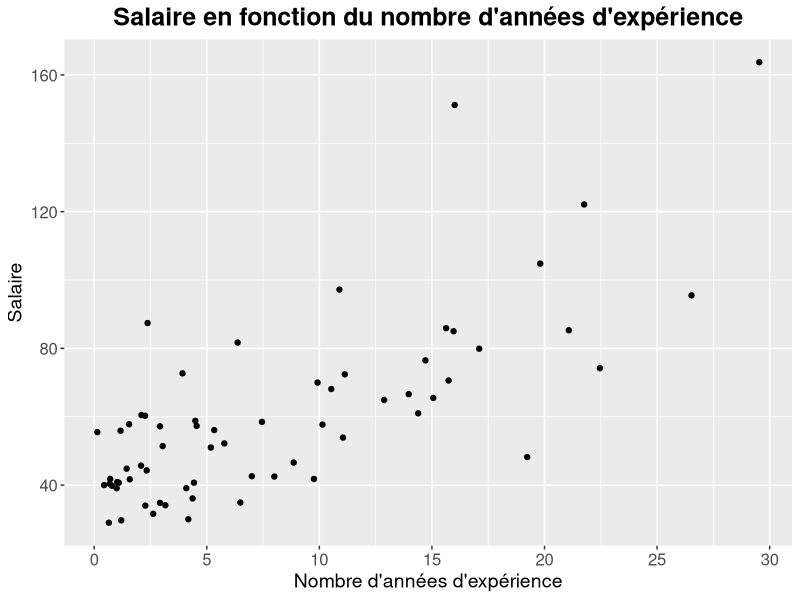
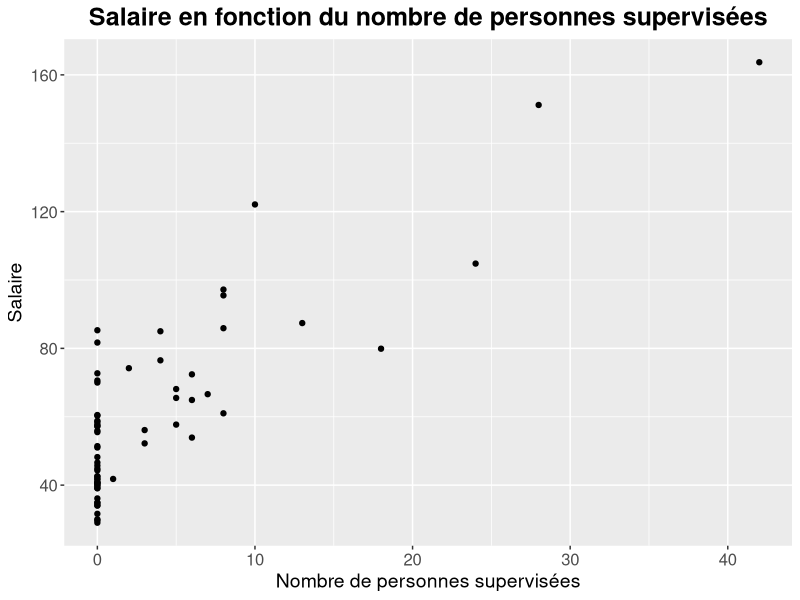
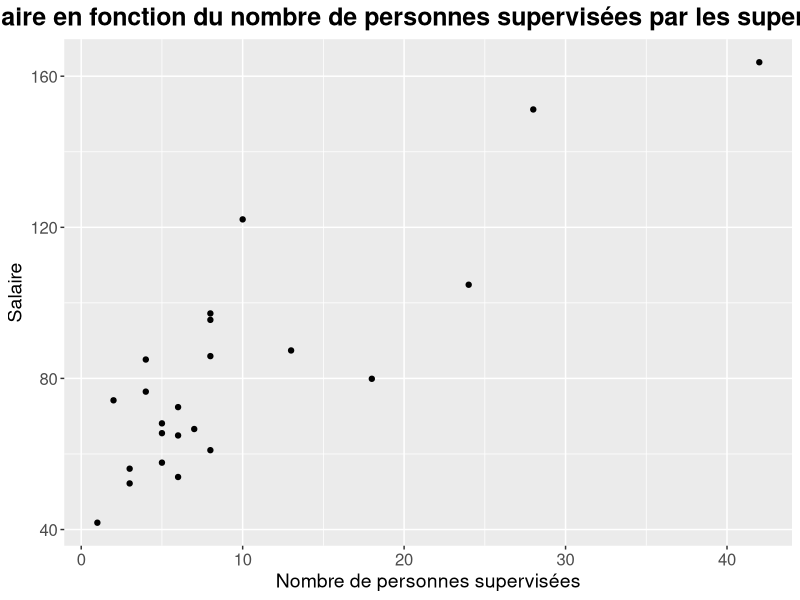
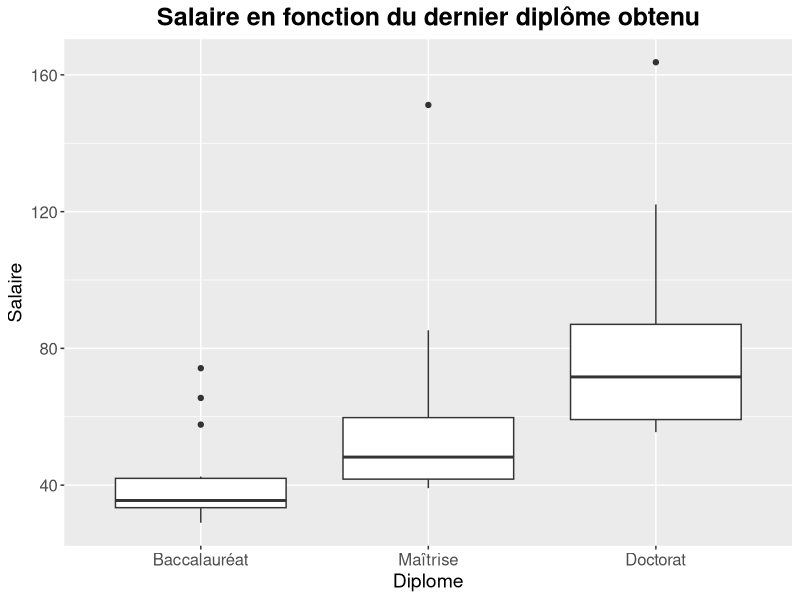
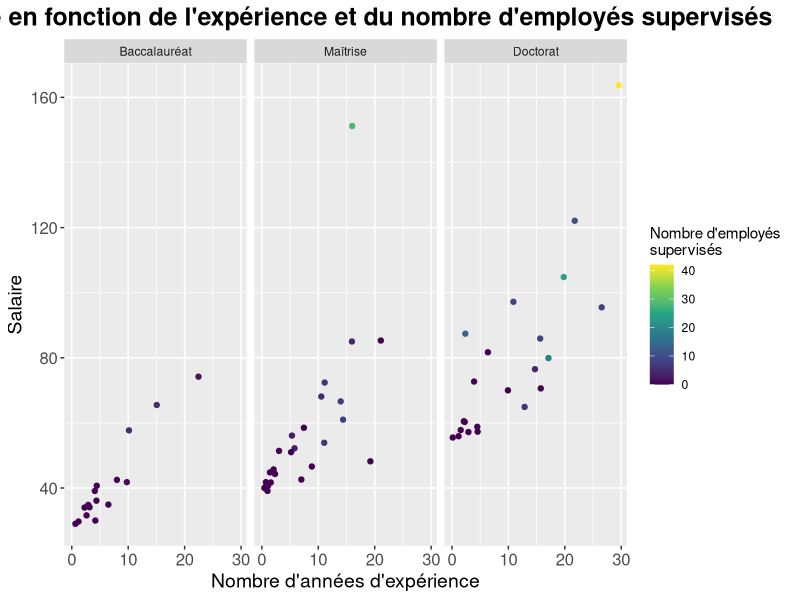
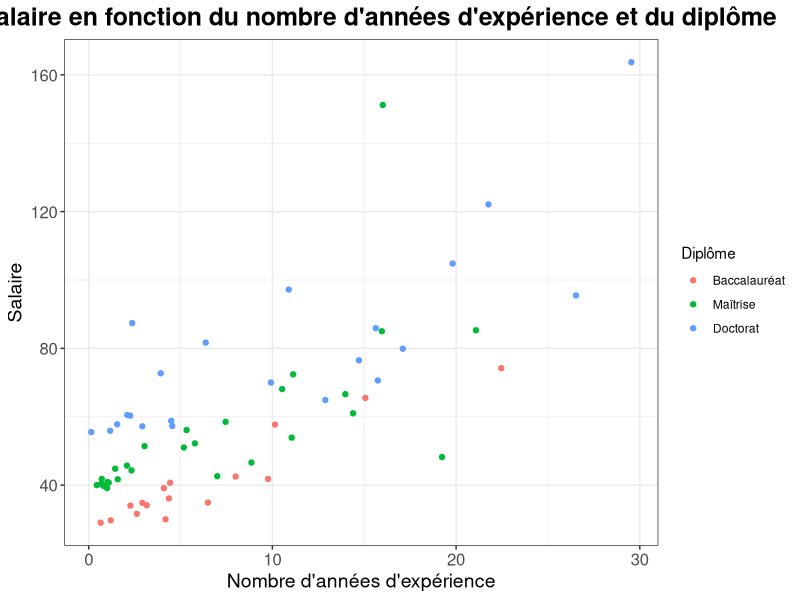
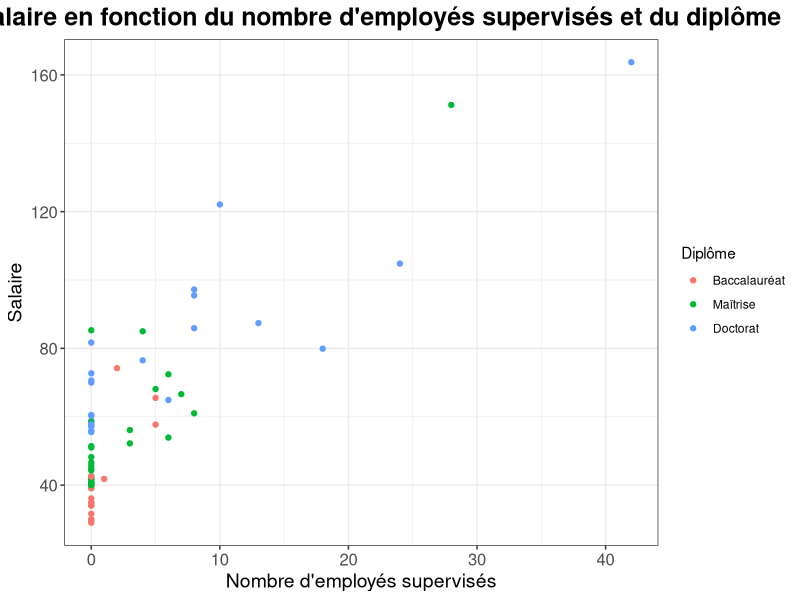
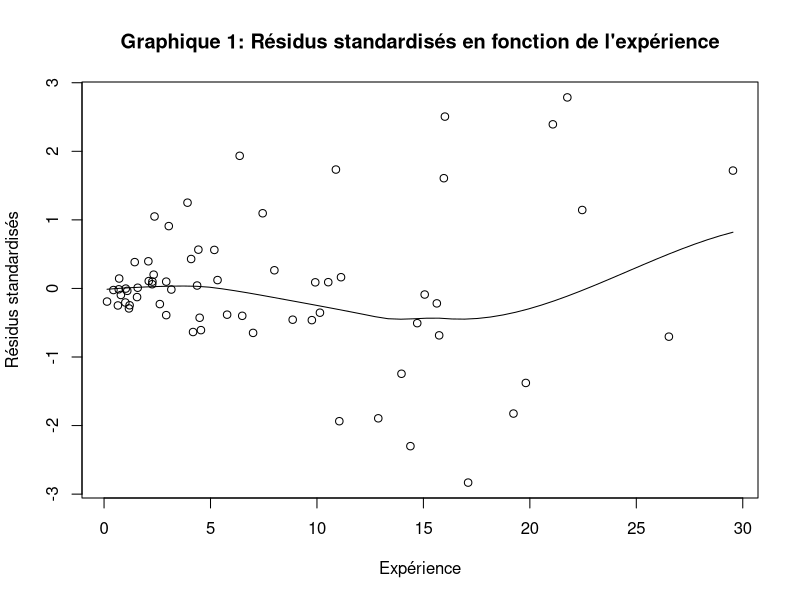

Source code (R) for these figures, in order:
## ---- chunk 1
knitr::opts_chunk$set(echo = TRUE, warning = FALSE, message = FALSE)
library(ggplot2)
library(car)
## ---- chunk 2
Salary <- read.table("data/salaires.txt")
names(Salary) <- c("salaire", "diplome", "experience", "nombre")
Salary <- Salary[Salary$salaire!="salaire",]
Salary$salaire <- as.numeric(Salary$salaire)
Salary$diplome <- as.numeric(Salary$diplome)
Salary$experience <- as.numeric(Salary$experience)
Salary$nombre <- as.numeric(Salary$nombre)
## ---- chunk 3
ggplot(data=Salary) +
  geom_point(mapping=aes(x = experience, y = salaire)) +
  scale_x_continuous(n.breaks = 6) +
  scale_y_continuous(n.breaks = 5) +
  labs(title = "Salaire en fonction du nombre d'années d'expérience", x = "Nombre d'années d'expérience", y = "Salaire") +
  theme(
    plot.title = element_text(hjust = 0.5, size = 18, face = "bold"),
    axis.title = element_text(size = 14),
    axis.text = element_text(size = 12)
  )
## ---- chunk 4
ggplot(data=Salary) +
  geom_point(mapping=aes(x = nombre, y = salaire)) +
  scale_x_continuous(n.breaks = 6) +
  scale_y_continuous(n.breaks = 5) +
  labs(title = "Salaire en fonction du nombre de personnes supervisées", x = "Nombre de personnes supervisées", y = "Salaire") +
  theme(
    plot.title = element_text(hjust = 0.5, size = 18, face = "bold"),
    axis.title = element_text(size = 14),
    axis.text = element_text(size = 12)
  )
## ---- chunk 5
ggplot(data=Salary[Salary$nombre != 0, ]) +
  geom_point(mapping=aes(x = nombre, y = salaire)) +
  scale_x_continuous(n.breaks = 6) +
  scale_y_continuous(n.breaks = 5) +
  labs(title = "Salaire en fonction du nombre de personnes supervisées par les superviseurs", x = "Nombre de personnes supervisées", y = "Salaire") +
  theme(
    plot.title = element_text(hjust = 0.5, size = 18, face = "bold"),
    axis.title = element_text(size = 14),
    axis.text = element_text(size = 12)
  )
## ---- chunk 6
ggplot(data = Salary) + 
  geom_boxplot(mapping = aes(x = factor(diplome, labels = c("Baccalauréat", "Maîtrise", "Doctorat")), y = salaire)) +
  labs(
    title = "Salaire en fonction du dernier diplôme obtenu",
    x = "Diplome",
    y = "Salaire"
  ) +
  theme(
    plot.title = element_text(hjust = 0.5, size = 18, face = "bold"),
    axis.title = element_text(size = 14),
    axis.text = element_text(size = 12)
  )
## ---- chunk 7
ggplot(data = Salary) + 
  geom_point(mapping = aes(
    x = experience, 
    y = salaire, 
    colour = nombre
  )) +
  labs(
    title = "Salaire en fonction de l'expérience et du nombre d'employés supervisés",
    x = "Nombre d'années d'expérience",
    y = "Salaire",
    colour = "Nombre d'employés \nsupervisés"
  ) + scale_colour_viridis_c() +
  facet_wrap(facets =~ factor(diplome, labels = c("Baccalauréat", "Maîtrise", "Doctorat"))) +
  theme(
    plot.title = element_text(hjust = 0.5, size = 18, face = "bold"),
    axis.title = element_text(size = 14),
    axis.text = element_text(size = 12)
  )
## ---- chunk 8
ggplot(data = Salary, aes(x = experience, y = salaire, color = factor(diplome, labels = c("Baccalauréat", "Maîtrise", "Doctorat")))) +
  geom_point() + theme_bw() + labs(title="Le salaire en fonction du nombre d'années d'expérience et du diplôme", x="Nombre d'années d'expérience", y="Salaire", color = "Diplôme") +
  theme(
    plot.title = element_text(hjust = 0.5, size = 18, face = "bold"),
    axis.title = element_text(size = 14),
    axis.text = element_text(size = 12)
  )
## ---- chunk 9
ggplot(data = Salary, aes(x = nombre, y = salaire, color = factor(diplome, labels = c("Baccalauréat", "Maîtrise", "Doctorat")))) +
  geom_point() + theme_bw() + labs(title="Le salaire en fonction du nombre d'employés supervisés et du diplôme", x="Nombre d'employés supervisés", y="Salaire", color = "Diplôme") +
  theme(
    plot.title = element_text(hjust = 0.5, size = 18, face = "bold"),
    axis.title = element_text(size = 14),
    axis.text = element_text(size = 12)
  )
## ---- chunk 10
best_modele <- lm(salaire ~ factor(diplome) + experience + nombre + nombre:factor(diplome), data = Salary)
summary(best_modele)
## ---- chunk 11
Salary$supervision <- ifelse(test = Salary$nombre > 0, yes = 1, no = 0)
best_modele_supervision <- lm(salaire ~ experience+factor(supervision)+factor(diplome)+factor(supervision):experience, data=Salary)
summary(best_modele_supervision)
## ---- chunk 12
residus_stand <- rstandard(best_modele)
residus_studen <- rstudent(best_modele)
scatter.smooth(residus_stand ~ Salary$experience, xlab = "Expérience", ylab = "Résidus standardisés", main = "Graphique 1: Résidus standardisés en fonction de l'expérience")
boxplot(residus_stand ~ factor(Salary$diplome),
        xlab = "Diplôme",
        ylab = "Résidus standardisés",
        main = "Graphique 2 : Résidus standardisés en fonction du diplôme")

scatter.smooth(residus_stand ~ Salary$nombre, xlab = "Nombre d'employés supervisés", ylab = "Résidus standardisés", main = "Graphique 3: Résidus standardisés en fonction du nombre d'employés supervisés")
## ---- chunk 13
scatter.smooth(residus_stand ~ Salary$salaire, xlab = "Salaire", ylab = "Résidus standardisés", main = "Graphique 4: Résidus standardisés en fonction du salaire")
## ---- chunk 14
scatter.smooth(residus_stand ~ 2:66, xlab = "Numéro d'observation", ylab = "Résidus standardisés", main = "Graphique 5: Résidus standardisés en fonction du numéro d'observation")
